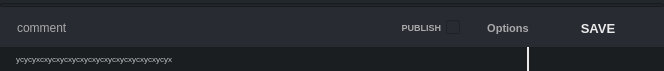
<?xml version="1.0" encoding="UTF-8"?>
<ui version="4.0">
 <class>wgResize</class>
 <widget class="QWidget" name="wgResize">
  <property name="geometry">
   <rect>
    <x>0</x>
    <y>0</y>
    <width>664</width>
    <height>71</height>
   </rect>
  </property>
  <property name="minimumSize">
   <size>
    <width>664</width>
    <height>56</height>
   </size>
  </property>
  <property name="maximumSize">
   <size>
    <width>16777215</width>
    <height>1632332</height>
   </size>
  </property>
  <property name="windowTitle">
   <string>Project</string>
  </property>
  <property name="windowIcon">
   <iconset>
    <normaloff>:/btn/btn/btnProject48.png</normaloff>:/btn/btn/btnProject48.png</iconset>
  </property>
  <layout class="QVBoxLayout" name="verticalLayout_5">
   <property name="spacing">
    <number>0</number>
   </property>
   <property name="margin">
    <number>0</number>
   </property>
   <item>
    <widget class="QWidget" name="wg" native="true">
     <property name="styleSheet">
      <string notr="true">
QWidget{
    color: rgb(201, 202, 204);
	background-color: rgb(34, 39, 43);
	selection-background-color: rgb(1, 79, 131);
	color: rgb(235, 235, 235);
}

QListWidget::item:selected
{
   color: rgb(235, 235, 235);
   background-color: rgb(61, 120, 200);
}

QPushButton { 
	border:0px;
}

QPushButton:hover {background-color: rgb(55, 90, 126); }

QPushButton:pressed{ 
	 border: 0px solid green;
}

QToolTip { 
	background-color: rgb(52, 52, 52);
	color: rgb(241, 241, 241);
	border: black solid 1px;
}</string>
     </property>
     <layout class="QVBoxLayout" name="verticalLayout_2">
      <property name="spacing">
       <number>0</number>
      </property>
      <property name="margin">
       <number>0</number>
      </property>
      <item>
       <layout class="QVBoxLayout" name="verticalLayout" stretch="0">
        <property name="spacing">
         <number>2</number>
        </property>
        <property name="topMargin">
         <number>0</number>
        </property>
        <property name="rightMargin">
         <number>0</number>
        </property>
        <item>
         <widget class="QWidget" name="wgMain" native="true">
          <property name="styleSheet">
           <string notr="true">background-color: rgb(34, 39, 43);</string>
          </property>
          <layout class="QVBoxLayout" name="layMain">
           <property name="spacing">
            <number>0</number>
           </property>
           <property name="margin">
            <number>0</number>
           </property>
          </layout>
         </widget>
        </item>
       </layout>
      </item>
      <item>
       <widget class="QWidget" name="wgFooter" native="true">
        <property name="maximumSize">
         <size>
          <width>16777215</width>
          <height>50</height>
         </size>
        </property>
        <layout class="QVBoxLayout" name="verticalLayout_7">
         <property name="spacing">
          <number>0</number>
         </property>
         <property name="margin">
          <number>0</number>
         </property>
         <item>
          <widget class="QProgressBar" name="prbStatus">
           <property name="maximumSize">
            <size>
             <width>16777215</width>
             <height>4</height>
            </size>
           </property>
           <property name="value">
            <number>0</number>
           </property>
           <property name="textVisible">
            <bool>false</bool>
           </property>
           <property name="invertedAppearance">
            <bool>false</bool>
           </property>
          </widget>
         </item>
         <item>
          <widget class="QWidget" name="wgFooter_2" native="true">
           <property name="minimumSize">
            <size>
             <width>0</width>
             <height>40</height>
            </size>
           </property>
           <property name="maximumSize">
            <size>
             <width>16777215</width>
             <height>16777215</height>
            </size>
           </property>
           <property name="styleSheet">
            <string notr="true">
QWidget{
    background-color: rgb(40, 43, 50); 
}
QPushButton { 
	border:0px;
}

QPushButton:hover {background-color: rgb(80, 80, 80); }

QPushButton:pressed{ 
	 border: 0px solid green;
}
</string>
           </property>
           <layout class="QHBoxLayout" name="horizontalLayout_2">
            <property name="spacing">
             <number>10</number>
            </property>
            <property name="leftMargin">
             <number>15</number>
            </property>
            <property name="topMargin">
             <number>6</number>
            </property>
            <property name="rightMargin">
             <number>16</number>
            </property>
            <property name="bottomMargin">
             <number>4</number>
            </property>
            <item>
             <layout class="QHBoxLayout" name="horizontalLayout_4">
              <property name="spacing">
               <number>8</number>
              </property>
              <property name="margin">
               <number>0</number>
              </property>
              <item>
               <widget class="QLineEdit" name="edtComment">
                <property name="styleSheet">
                 <string notr="true">color: rgb(170, 170, 170);</string>
                </property>
                <property name="text">
                 <string>comment</string>
                </property>
                <property name="frame">
                 <bool>false</bool>
                </property>
                <property name="readOnly">
                 <bool>true</bool>
                </property>
                <property name="placeholderText">
                 <string/>
                </property>
               </widget>
              </item>
              <item>
               <widget class="QCheckBox" name="cbxAdd">
                <property name="font">
                 <font>
                  <pointsize>7</pointsize>
                  <weight>75</weight>
                  <bold>true</bold>
                 </font>
                </property>
                <property name="layoutDirection">
                 <enum>Qt::RightToLeft</enum>
                </property>
                <property name="styleSheet">
                 <string notr="true">color: rgb(170, 170, 170);</string>
                </property>
                <property name="text">
                 <string>PUBLISH</string>
                </property>
               </widget>
              </item>
              <item>
               <spacer name="horizontalSpacer">
                <property name="orientation">
                 <enum>Qt::Horizontal</enum>
                </property>
                <property name="sizeType">
                 <enum>QSizePolicy::Fixed</enum>
                </property>
                <property name="sizeHint" stdset="0">
                 <size>
                  <width>10</width>
                  <height>20</height>
                 </size>
                </property>
               </spacer>
              </item>
              <item>
               <widget class="QPushButton" name="btnOption">
                <property name="minimumSize">
                 <size>
                  <width>60</width>
                  <height>0</height>
                 </size>
                </property>
                <property name="maximumSize">
                 <size>
                  <width>10000</width>
                  <height>20</height>
                 </size>
                </property>
                <property name="font">
                 <font>
                  <pointsize>8</pointsize>
                  <weight>75</weight>
                  <bold>true</bold>
                 </font>
                </property>
                <property name="toolTip">
                 <string/>
                </property>
                <property name="styleSheet">
                 <string notr="true">color: rgb(170, 170, 170);</string>
                </property>
                <property name="text">
                 <string>Options</string>
                </property>
                <property name="iconSize">
                 <size>
                  <width>25</width>
                  <height>25</height>
                 </size>
                </property>
                <property name="flat">
                 <bool>true</bool>
                </property>
               </widget>
              </item>
             </layout>
            </item>
            <item>
             <widget class="QPushButton" name="btnAccept">
              <property name="enabled">
               <bool>true</bool>
              </property>
              <property name="minimumSize">
               <size>
                <width>100</width>
                <height>0</height>
               </size>
              </property>
              <property name="maximumSize">
               <size>
                <width>10000</width>
                <height>10000</height>
               </size>
              </property>
              <property name="font">
               <font>
                <family>MS Shell Dlg 2</family>
                <pointsize>10</pointsize>
                <weight>75</weight>
                <bold>true</bold>
                <underline>false</underline>
                <strikeout>false</strikeout>
               </font>
              </property>
              <property name="toolTip">
               <string>Accept</string>
              </property>
              <property name="text">
               <string>SAVE</string>
              </property>
              <property name="iconSize">
               <size>
                <width>35</width>
                <height>35</height>
               </size>
              </property>
              <property name="shortcut">
               <string>Return</string>
              </property>
              <property name="checkable">
               <bool>false</bool>
              </property>
              <property name="checked">
               <bool>false</bool>
              </property>
              <property name="autoDefault">
               <bool>false</bool>
              </property>
              <property name="default">
               <bool>false</bool>
              </property>
              <property name="flat">
               <bool>true</bool>
              </property>
             </widget>
            </item>
           </layout>
          </widget>
         </item>
        </layout>
       </widget>
      </item>
      <item>
       <widget class="QWidget" name="wgHelp" native="true">
        <property name="minimumSize">
         <size>
          <width>0</width>
          <height>24</height>
         </size>
        </property>
        <property name="maximumSize">
         <size>
          <width>16777215</width>
          <height>24</height>
         </size>
        </property>
        <property name="styleSheet">
         <string notr="true">
QWidget{
    background-color: rgb(26, 30, 33); 
}
QPushButton { 
	border:0px;
}

QPushButton:hover {background-color: rgb(80, 80, 80); }

QPushButton:pressed{ 
	 border: 0px solid green;
}
</string>
        </property>
        <layout class="QHBoxLayout" name="horizontalLayout_5">
         <property name="spacing">
          <number>14</number>
         </property>
         <property name="leftMargin">
          <number>14</number>
         </property>
         <property name="topMargin">
          <number>0</number>
         </property>
         <property name="rightMargin">
          <number>14</number>
         </property>
         <property name="bottomMargin">
          <number>0</number>
         </property>
         <item>
          <widget class="QLineEdit" name="edtPath">
           <property name="sizePolicy">
            <sizepolicy hsizetype="Preferred" vsizetype="Preferred">
             <horstretch>0</horstretch>
             <verstretch>0</verstretch>
            </sizepolicy>
           </property>
           <property name="font">
            <font>
             <pointsize>6</pointsize>
            </font>
           </property>
           <property name="styleSheet">
            <string notr="true">color: rgb(190, 190, 190);</string>
           </property>
           <property name="text">
            <string>ycycyxcxycxycxycxycxycxycxycxycxycxycyx</string>
           </property>
           <property name="frame">
            <bool>false</bool>
           </property>
           <property name="alignment">
            <set>Qt::AlignLeading|Qt::AlignLeft|Qt::AlignVCenter</set>
           </property>
           <property name="readOnly">
            <bool>true</bool>
           </property>
           <property name="placeholderText">
            <string/>
           </property>
          </widget>
         </item>
         <item>
          <widget class="QPushButton" name="btnOpenFolder">
           <property name="enabled">
            <bool>false</bool>
           </property>
           <property name="minimumSize">
            <size>
             <width>0</width>
             <height>0</height>
            </size>
           </property>
           <property name="maximumSize">
            <size>
             <width>16</width>
             <height>16</height>
            </size>
           </property>
           <property name="toolTip">
            <string>Open Folder</string>
           </property>
           <property name="text">
            <string/>
           </property>
           <property name="icon">
            <iconset>
             <normaloff>:/btn/btn/btnFolder48.png</normaloff>:/btn/btn/btnFolder48.png</iconset>
           </property>
           <property name="iconSize">
            <size>
             <width>12</width>
             <height>12</height>
            </size>
           </property>
          </widget>
         </item>
         <item>
          <widget class="Line" name="line_4">
           <property name="frameShadow">
            <enum>QFrame::Plain</enum>
           </property>
           <property name="lineWidth">
            <number>2</number>
           </property>
           <property name="orientation">
            <enum>Qt::Vertical</enum>
           </property>
          </widget>
         </item>
         <item>
          <widget class="QPushButton" name="btnProject">
           <property name="maximumSize">
            <size>
             <width>16</width>
             <height>16</height>
            </size>
           </property>
           <property name="toolTip">
            <string>Project</string>
           </property>
           <property name="layoutDirection">
            <enum>Qt::LeftToRight</enum>
           </property>
           <property name="text">
            <string/>
           </property>
           <property name="icon">
            <iconset>
             <normaloff>:/btn/btn/btnProject48.png</normaloff>:/btn/btn/btnProject48.png</iconset>
           </property>
           <property name="iconSize">
            <size>
             <width>12</width>
             <height>12</height>
            </size>
           </property>
          </widget>
         </item>
         <item>
          <widget class="QPushButton" name="btnUser">
           <property name="maximumSize">
            <size>
             <width>16</width>
             <height>16</height>
            </size>
           </property>
           <property name="toolTip">
            <string/>
           </property>
           <property name="text">
            <string/>
           </property>
           <property name="icon">
            <iconset resource="../../../img/img.qrc">
             <normaloff>:/user/user/default.png</normaloff>:/user/user/default.png</iconset>
           </property>
           <property name="iconSize">
            <size>
             <width>12</width>
             <height>12</height>
            </size>
           </property>
          </widget>
         </item>
         <item>
          <widget class="QPushButton" name="btnReport">
           <property name="maximumSize">
            <size>
             <width>16</width>
             <height>16</height>
            </size>
           </property>
           <property name="toolTip">
            <string>&lt;html&gt;&lt;head/&gt;&lt;body&gt;&lt;p&gt;&lt;span style=&quot; font-weight:600;&quot;&gt;Report&lt;/span&gt;&lt;/p&gt;&lt;p&gt;Report a bug, feature or get support&lt;/p&gt;&lt;/body&gt;&lt;/html&gt;</string>
           </property>
           <property name="text">
            <string/>
           </property>
           <property name="icon">
            <iconset>
             <normaloff>:/btn/btn/btnReport48.png</normaloff>:/btn/btn/btnReport48.png</iconset>
           </property>
           <property name="iconSize">
            <size>
             <width>12</width>
             <height>12</height>
            </size>
           </property>
           <property name="flat">
            <bool>true</bool>
           </property>
          </widget>
         </item>
         <item>
          <widget class="QPushButton" name="btnHelp">
           <property name="maximumSize">
            <size>
             <width>16</width>
             <height>16</height>
            </size>
           </property>
           <property name="toolTip">
            <string>&lt;html&gt;&lt;head/&gt;&lt;body&gt;&lt;p&gt;&lt;span style=&quot; font-weight:600;&quot;&gt;Help&lt;/span&gt;&lt;/p&gt;&lt;p&gt;Get infos to the script&lt;/p&gt;&lt;/body&gt;&lt;/html&gt;</string>
           </property>
           <property name="text">
            <string/>
           </property>
           <property name="icon">
            <iconset resource="../../../img/img.qrc">
             <normaloff>:/btn/btn/default.png</normaloff>:/btn/btn/default.png</iconset>
           </property>
           <property name="iconSize">
            <size>
             <width>12</width>
             <height>12</height>
            </size>
           </property>
           <property name="flat">
            <bool>true</bool>
           </property>
          </widget>
         </item>
        </layout>
       </widget>
      </item>
     </layout>
    </widget>
   </item>
  </layout>
 </widget>
 <resources>
  <include location="../../../img/img.qrc"/>
 </resources>
 <connections/>
</ui>
